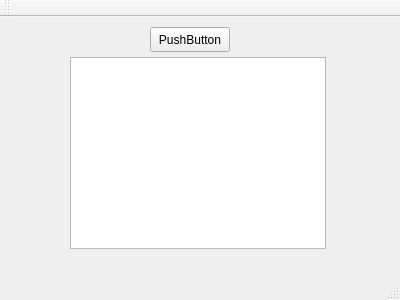
<?xml version="1.0" encoding="UTF-8"?>
<ui version="4.0">
 <class>MainWindow</class>
 <widget class="QMainWindow" name="MainWindow">
  <property name="geometry">
   <rect>
    <x>0</x>
    <y>0</y>
    <width>400</width>
    <height>300</height>
   </rect>
  </property>
  <property name="windowTitle">
   <string>MainWindow</string>
  </property>
  <widget class="QWidget" name="centralWidget">
   <widget class="QPushButton" name="pushButton">
    <property name="geometry">
     <rect>
      <x>150</x>
      <y>10</y>
      <width>80</width>
      <height>25</height>
     </rect>
    </property>
    <property name="text">
     <string>PushButton</string>
    </property>
   </widget>
   <widget class="QTextBrowser" name="textBrowser">
    <property name="geometry">
     <rect>
      <x>70</x>
      <y>40</y>
      <width>256</width>
      <height>192</height>
     </rect>
    </property>
   </widget>
  </widget>
  <widget class="QMenuBar" name="menuBar">
   <property name="geometry">
    <rect>
     <x>0</x>
     <y>0</y>
     <width>400</width>
     <height>22</height>
    </rect>
   </property>
  </widget>
  <widget class="QToolBar" name="mainToolBar">
   <attribute name="toolBarArea">
    <enum>TopToolBarArea</enum>
   </attribute>
   <attribute name="toolBarBreak">
    <bool>false</bool>
   </attribute>
  </widget>
  <widget class="QStatusBar" name="statusBar"/>
 </widget>
 <layoutdefault spacing="6" margin="11"/>
 <resources/>
 <connections/>
</ui>
